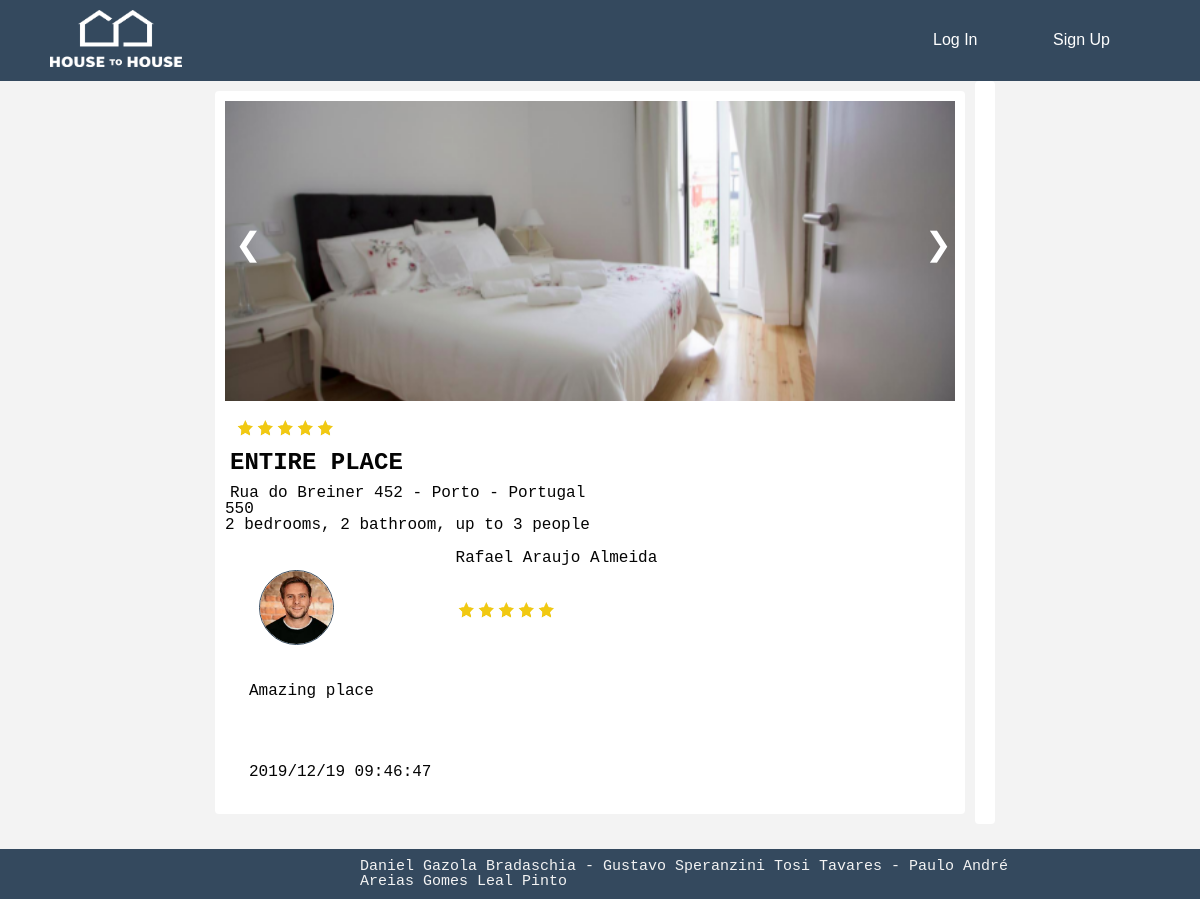
Screenshot of /pages/place.php?id=3 with the database file from the repository.
### tables this page shows
CREATE TABLE PHOTO (
    idPhoto INTEGER PRIMARY KEY,
    idProperty   INTEGER REFERENCES PROPERTY (idProperty),
    uploadDate DATE,
    name TEXT,
    photo BLOB
);

CREATE TABLE PROPERTY (
    idProperty INTEGER PRIMARY KEY,
    idOwner INTEGER REFERENCES USER (idUser),
    address TEXT,
    title TEXT,
    price FLOAT,
    description TEXT,
    rate NUMERIC
);

CREATE TABLE REVIEWS(
    idReviews INTEGER PRIMARY KEY,
    idProperty INTEGER REFERENCES PROPERTY (idProperty),
    idUser INTEGER REFERENCES USER (idUser),
    title TEXT,
    userRate INTEGER,
    text TEXT,
    likes INTEGER,
    date DATE
);

CREATE TABLE USER(
    idUser INTEGER PRIMARY KEY,
    name TEXT NOT NULL,
    password TEXT NOT NULL,
    email TEXT NOT NULL UNIQUE,
    gender CHAR CHECK (gender == 'F' OR gender == 'f' OR gender == 'M' OR gender == 'm'),
    birthdate DATE,
    cellphone INTEGER,
    profilePicture BLOB,
    type TEXT CHECK (type == 'Owner' OR type == 'Tourist')
);

### dbActions/user.php (called while the page is built, shortened)
<?php
include_once('config.php');
function getUserNameById($idUser){
    global $db;
    $statement = $db->prepare('SELECT email FROM USER WHERE idUser = ? ');
    $statement->execute([$idUser]);
    return $statement->fetch()['email'];
}
function getUserInfoByUserName($email,$info){
    global $db;
    $statement = $db->prepare('SELECT * FROM USER WHERE email = ? ');
    $statement->execute([$email]);
    return $statement->fetch()[$info];
}
function getUserPhoto($email){
    global $db;
    $statement = $db->prepare('SELECT profilePicture FROM USER WHERE email = ?');
    $statement->execute([$email]);
    return $statement->fetch()['profilePicture'];
}

### pages/place.php (the view, shortened to what this page needs)
    <!DOCTYPE html>
    <?php
    include_once "header.php";
    include_once "../dbActions/placeUtils.php";
    include_once "../dbActions/user.php";
    include_once "../dbActions/reviewUtils.php";
    $id = $_GET["id"];
    $userId = "";
    $namePlace = getPropertyInfoById($id, 'title');
    $location = getPropertyInfoById($id, 'address');
    $description = getPropertyInfoById($id, 'description');
    $rating = getPropertyInfoById($id, 'rate');
    $price = getPropertyInfoById($id, 'price');
    ?>
    <div class="placePage">
        <div class="main">
            <div class="container">
                <div class="album">
                    <div id="photos">
                         <?php $var = getPlacePhotos($id);
                        echo '</div>';
                        if ($var) {
                            echo '<a class="arrowLeft" onclick="plusDivs(-1)">&#10094;</a>';
                            echo '<a class="arrowRight" onclick="plusDivs(+1)">&#10095;</a>';
                        }
                        ?>
                    </div>
                    <?php printStarsRating($rating)?>
                    <p id="placeName"><?php echo $namePlace ?></p>
                    <p id="placeLocation"><?php echo $location ?></p>
                    <p id="placePrice"><?php echo $price ?></p>
                    <p id="placeDescription"><?php echo $description ?></p>
                    <div class="reviews">
                        <?php
                        getPlaceReviews($id, getIdByUserName($userId));
                        ?>
                    </div>
                </div>
            </div>
            <div class="container">
            </div>
        </div>
<?php
include_once "footer.php";
?>

### dbActions/placeUtils.php (shortened to what this page needs)
<?php
include_once('rentUtils.php');
function getPropertyInfoById($idProperty, $info)
{
    global $db;
    $statement = $db->prepare('SELECT * FROM PROPERTY WHERE idProperty = ? ');
    $statement->execute([$idProperty]);
    return $statement->fetch()[$info];
}
function getPlacePhotos($id)
{
    global $db;
    $stmt = $db->prepare('SELECT * FROM PHOTO WHERE idProperty=?');
    $stmt->execute([$id]);
    $ret = false;
    while ($row = $stmt->fetch()) {
        echo '<img class="mySlides" src=' . $row['photo'] . ' hidden="hidden">';
        $ret = true;
    }
    return $ret;
}
function printStarsRating($stars)
{
    $i = 1;
    echo '<div class = "placeRatingStars">';
    for ($i; $i <= $stars; $i++) {
        echo '<div class = "star">' . '</div>';
    }
    echo '</div>';
    return true;
}

### dbActions/reviewUtils.php (shortened to what this page needs)
<?php
include_once('user.php');
include_once('config.php');
include_once('placeUtils.php');
function getPlaceReviews($idPlace, $idUser)
{
    global $db;
    $statement = $db->prepare('SELECT * FROM REVIEWS WHERE idProperty = ? ');
    $statement->execute([$idPlace]);
    while ($row = $statement->fetch())
    {
        $id = $row['idUser'];
        $userName = getUserNameById($id);
        $photoUser = "../assets/" . getUserPhoto($userName);
        $fullName = getUserInfoByUserName($userName, 'name');
        $review = $row['text'];
        $htmlPhoto = '<img id="userPhotoReview" src=' . $photoUser . '>';
        echo '<div class="reviewContainer">';
            echo '<div class="reviewT">';
                echo '<div class="reviewPhoto">';
                echo $htmlPhoto;
                echo '</div>';
                echo '<div class="reviewTitle">';
                    echo '<div class="reviewTitleName">';
                    echo '<p>' . $fullName . '</p>';
                    echo '</div>';
                echo '</div>';
            echo '</div>';
            echo '<div class="reviewText">';
            echo '<p>' . $review . '</p>';
            echo '</div>';
            echo '<div class="reviewPhotos">';
            echo '</div>';
            echo '<div class="reviewDate">';
            echo '<p>' . $row['date'] . '</p>';
            echo '</div>';
        echo '</div>';
    }
    return true;
}
function getReviewPhotos($idRev)
{
    global $db;
    $statement = $db->prepare('SELECT * FROM REVIEWPHOTO WHERE idReview = ? ');
    $statement->execute([$idRev]);
    while ($row = $statement->fetch()) {
        $photoDir = $row['name'];
        echo "<img src=$photoDir onclick=\"window.open(this.src)\">";
    }
    return true;
}
?>

### css/style.css (style rules this page uses)
*, *::after, *::before { box-sizing: border-box; }
html { font-size: 62.5%; }
a { color: #2e416a; text-decoration: none; }
.placePage { display: flex; flex-wrap: wrap; -webkit-align-content: center; align-content: center; }
.placePage .container { margin-bottom: 1.6em; background-color: #ffffff; border-radius: 4px; padding: 10px 10px 10px 10px; }
.placePage .main { padding: 10px 10px 10px 10px; position: relative; min-width: 500px; width: 100%; }
.placePage .arrowRight { position: absolute; top: 150px; left: 720px; font-size: xx-large; color: white; cursor: pointer; }
.placePage .arrowLeft { position: absolute; top: 150px; left: 30px; font-size: xx-large; color: white; cursor: pointer; }
@media only screen and (min-width: 850px) { .placePage { display: flex; flex-wrap: nowrap; justify-content: center; } }
@media only screen and (min-width: 850px) { .placePage .main { max-width: 770px; min-width: 400px; float: left; } }
.mySlides { width: 100%; height: 300px; background-position: center; background-repeat: no-repeat; overflow: hidden; object-fit: cover; }
#placeName { font-family: "Andale Mono", monospace; padding-top: 10px; padding-left: 5px; font-size: x-large; font-weight: bold; }
#placeLocation { font-family: "Andale Mono", monospace; padding-top: 10px; padding-left: 5px; font-size: medium; }
#userPhotoReview { border-radius: 50%; width: 75px; height: 75px; display: block; margin: 20px; border: 1.5px solid #34495E; }
.reviewPhoto { position: relative; max-width: 100%; padding: 5px; }
.reviewContainer { min-width: 100%; display: flex; flex-wrap: nowrap; flex-direction: column; justify-content: center; padding: 4px; }
.reviewContainer .reviewPhoto { position: relative; width: auto; height: 50%; display: flex; flex-direction: row; flex-wrap: nowrap; padding: 13px 13px 13px 10px; float: left; }
.reviewContainer .reviewPhoto img { border-radius: 50%; width: auto; height: 80%; }
.reviewContainer .reviewT { min-width: 100%; align-items: center; }
.reviewContainer .reviewT .reviewTitle { position: relative; float: right; min-width: 70%; height: 100px; }
.reviewContainer .reviewT .reviewTitle .reviewTitleName { position: relative; width: 100%; height: 50%; display: flex; flex-direction: row; flex-wrap: nowrap; padding: 13px 13px 13px 10px; float: left; }
.reviewContainer .reviewText { padding: 5px 20px 5px 20px; }
.reviewContainer .reviewPhotos { padding: 20px; }
.reviewContainer .reviewDate { padding: 20px; }
.placeRatingStars { position: relative; width: 100%; height: 50%; display: flex; flex-direction: row; flex-wrap: nowrap; padding: 13px 13px 13px 10px; float: left; }
.star { width: 20px; height: 20px; background-image: url("../assets/starY.jpg"); background-position: center; background-size: cover; }

### rows the page displays
photo: photo (picture)
property: rate 5 (drawn), title "ENTIRE PLACE", address "Rua do Breiner 452 - Porto - Portugal", price "550", description "2 bedrooms, 2 bathroom, up to 3 people"
reviews: idUser.profilePicture (picture), idUser.name "Rafael Araujo Almeida", userRate 5 (drawn), text "Amazing place", date "2019/12/19 09:46:47"
